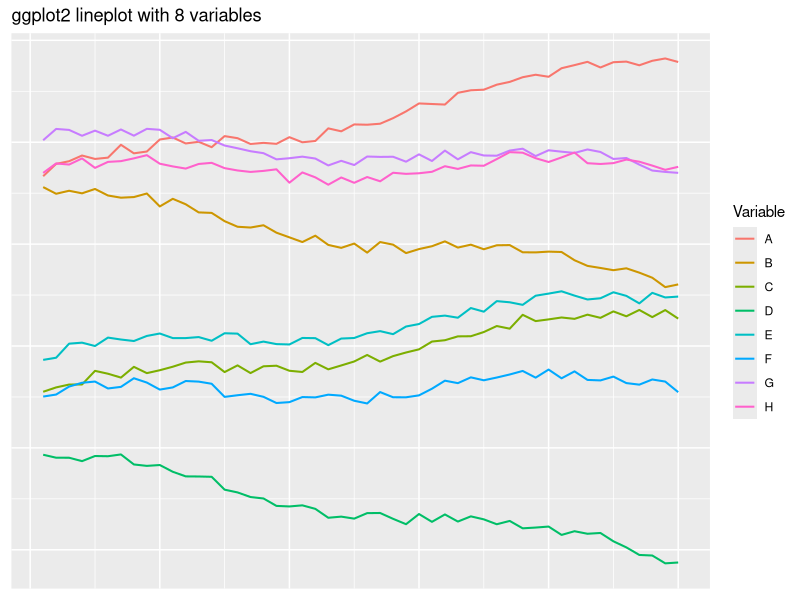
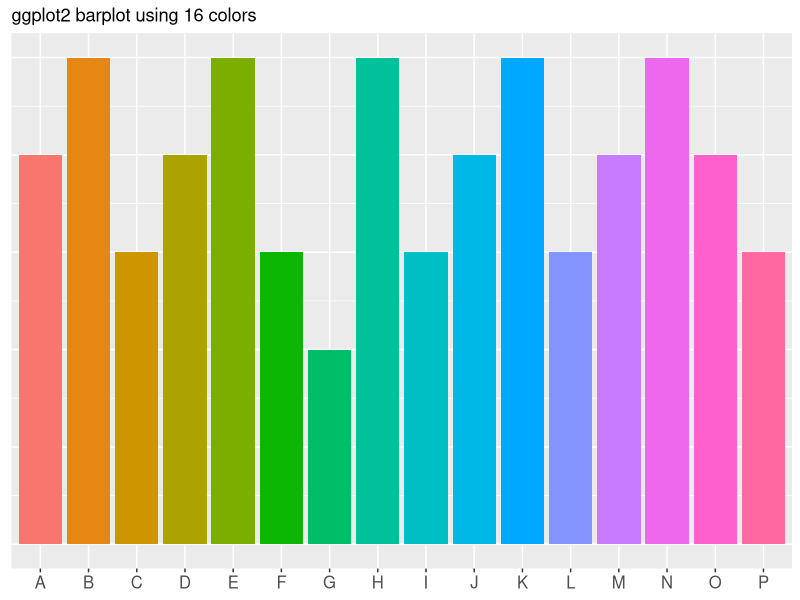

The R source for these figures, in order:
## ---- chunk 1
library(tidyverse)
library(magrittr)
library(readxl)
library(ggplot2)
## ---- chunk 2
time_stops <- 50
num_vars <- 8
line_data <- tibble(time=rep(1:time_stops, num_vars),
                    count=runif(time_stops*num_vars,1,7) + rep(runif(num_vars,1,200), each=time_stops),
                    var_n=rep(LETTERS[1:num_vars], each=time_stops))
line_data %<>% group_by(var_n) %>%
  mutate(count = count + (time^(1.03))*runif(1,-1,1)*50/time_stops) %>%
  ungroup() %>%
  mutate(count = count + 5*sin(time/5) + time^(1.03)/10)

a <- ggplot(line_data, aes(x=time, y=count, color=var_n)) +
  geom_line(size=0.7) +
  labs(title="ggplot2 lineplot with 8 variables",
       color="Variable") +
  theme(axis.title.x = element_blank(),
        axis.text.x = element_blank(),
        axis.title.y = element_blank(),
        axis.text.y = element_blank(),
        axis.ticks.x = element_blank(),
        axis.ticks.y = element_blank())
ggsave(a, filename="ggplotLine16.png", width=5, height=3)
## ---- chunk 3
bar_data <- tibble(item=c("A","B","C","D","E","F","G","H","I","J","K","L","M","N","O","P"), count=c(4,5,3,4,5,3,2,5,3,4,5,3,4,5,4,3))
bar_data$item <- factor(bar_data$item,levels = c("A","B","C","D","E","F","G","H","I","J","K","L","M","N","O","P"))

a <- ggplot(bar_data, aes(x=item, y=count, fill=item)) +
  geom_bar(stat="identity") +
  labs(title="ggplot2 barplot using 16 colors") +
  theme(axis.title.x = element_blank(),
        axis.text.x = element_text(size=12),
        axis.title.y = element_blank(),
        axis.text.y = element_blank(),
        legend.position = "none",
        axis.ticks.y = element_blank())
ggsave(a, filename="ggplotStandard16.png", width=5, height=3)
